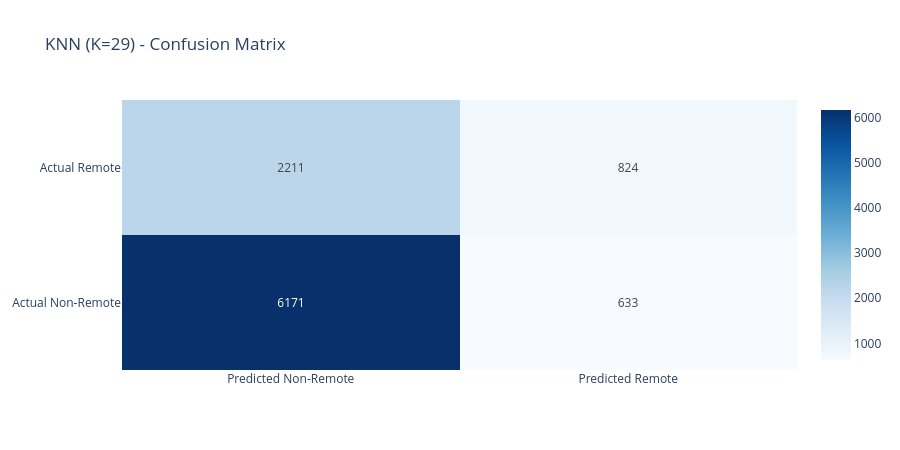

Notebook source saved alongside this figure:
### Code cell
knn_best = KNeighborsClassifier(n_neighbors=best_k)
knn_best.fit(X_train_scaled, y_train)
knn_predictions = knn_best.predict(X_test_scaled)

cm_knn = confusion_matrix(y_test, knn_predictions)
acc_knn = accuracy_score(y_test, knn_predictions)
report_knn = classification_report(y_test, knn_predictions, target_names=['Non-Remote', 'Remote'], output_dict=True)

tn_knn, fp_knn, fn_knn, tp_knn = cm_knn.ravel()

print(f"KNN (K={best_k}) Results")
print(f"{'Metric':<25} {'Non-Remote':>12} {'Remote':>12}")
print("-" * 63)
print(f"{'Accuracy':<25} {acc_knn:>12.4f}")
print(f"{'Precision':<25} {report_knn['Non-Remote']['precision']:>12.4f} {report_knn['Remote']['precision']:>12.4f}")
print(f"{'Recall':<25} {report_knn['Non-Remote']['recall']:>12.4f} {report_knn['Remote']['recall']:>12.4f}")
print(f"{'F1 Score':<25} {report_knn['Non-Remote']['f1-score']:>12.4f} {report_knn['Remote']['f1-score']:>12.4f}")
print(f"{'Support':<25} {report_knn['Non-Remote']['support']:>12} {report_knn['Remote']['support']:>12}")
print(f"{'Macro Avg F1':<25} {report_knn['macro avg']['f1-score']:>12.4f}")
print(f"{'Weighted Avg F1':<25} {report_knn['weighted avg']['f1-score']:>12.4f}")

fig = go.Figure(data=go.Heatmap(
    z=cm_knn,
    x=['Predicted Non-Remote', 'Predicted Remote'],
    y=['Actual Non-Remote',    'Actual Remote'],
    text=[[str(tn_knn), str(fp_knn)], [str(fn_knn), str(tp_knn)]],
    texttemplate='%{text}',
    colorscale='Blues',
    showscale=True
))
fig.update_layout(
    title=f'KNN (K={best_k}) - Confusion Matrix',
    template='plotly_white',
    height=450
)
fig.show()

### Figure 1 — Plotly figure (JSON) as saved in the notebook; plotly's stock layout.template omitted (floating-point values rounded to 4 significant figures)
{"data": [{"colorscale": [[0, "rgb(247,251,255)"], [0.125, "rgb(222,235,247)"], [0.25, "rgb(198,219,239)"], [0.375, "rgb(158,202,225)"], [0.5, "rgb(107,174,214)"], [0.625, "rgb(66,146,198)"], [0.75, "rgb(33,113,181)"], [0.875, "rgb(8,81,156)"], [1, "rgb(8,48,107)"]], "showscale": true, "text": [["6171", "633"], ["2211", "824"]], "texttemplate": "%{text}", "type": "heatmap", "x": ["Predicted Non-Remote", "Predicted Remote"], "y": ["Actual Non-Remote", "Actual Remote"], "z": [[6171, 633], [2211, 824]]}], "layout": {"height": 450, "title": {"text": "KNN (K=29) - Confusion Matrix"}}}
